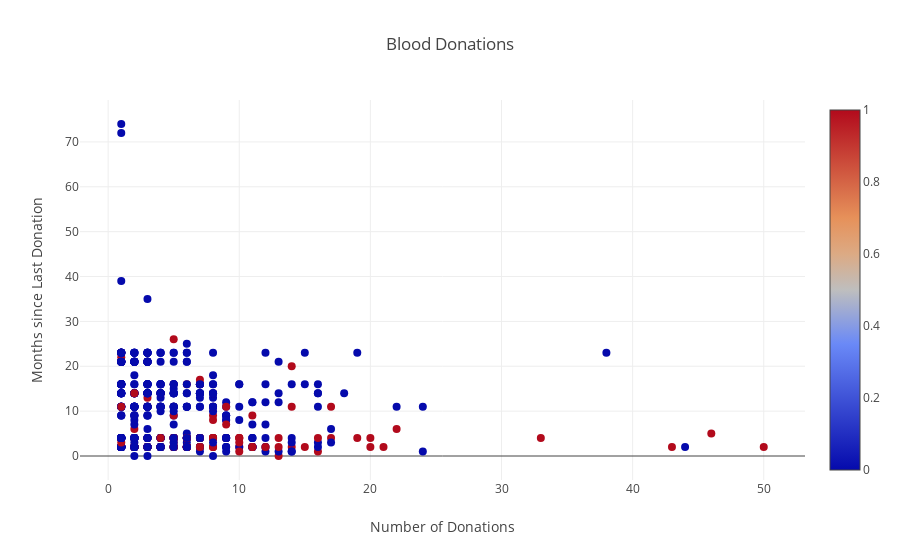

Here is the notebook cell this chart was saved with:
### Code cell
scatterPlot('Number of Donations', 'Months since Last Donation')

### Figure 1 — Plotly figure (JSON) as saved in the notebook; plotly's stock layout.template omitted (floating-point values rounded to 4 significant figures; data arrays with more than 128 entries replaced by an {"elided": "..."} marker saying what was removed)
{"data": [{"marker": {"color": {"elided": "576 int values"}, "colorscale": "RdBu", "showscale": true, "size": "8"}, "mode": "markers", "type": "scatter", "x": {"elided": "576 int values"}, "y": {"elided": "576 int values"}}], "layout": {"hovermode": "closest", "showlegend": false, "title": "Blood Donations", "xaxis": {"title": "Number of Donations", "zeroline": false}, "yaxis": {"title": "Months since Last Donation"}}}
